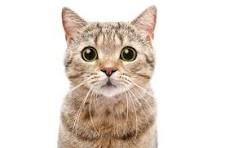
#> input picture image.jpg, 225 x 148 px
$ jupyter execute lab_1_2110592_CV.ipynb   (shell and % lines are left out)
#> lines starting #> are read from the running program, lines starting #| are printed output that depends on the picture; after the words box and inside, x2 and y2 are one past the last pixel; in counts of white or black regions, pixels touching at a corner belong together
[cell 1]
import cv2
import numpy as np
from skimage.io import imread
import matplotlib.pyplot as plt

[cell 2]
img = imread('image.jpg')
#> img is the input picture: shape (148, 225, 3); mean R, G, B 228.8, 219.1, 210.7

[cell 3]
gray_img = cv2.cvtColor(img, cv2.COLOR_BGR2GRAY)
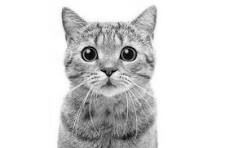
#> gray_img: shape (148, 225); min 1, max 255, mean 217.7

[cell 4]
plt.imshow(gray_img, cmap='gray')
plt.show()

cv2.imwrite('gray_image.jpg', gray_img)
#> Out = True

[cell 5]
import cv2
img = cv2.imread('image.jpg')
resized = cv2.resize(img, (100, 100))
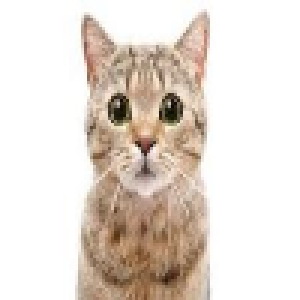
#> resized: shape (100, 100, 3) (shown 3 times larger); mean B, G, R 210.7, 219.1, 228.8
cv2.imwrite('resized.jpg', resized)
#> Out = True

[cell 6]
import cv2
import numpy as np
from PIL import Image
import scipy.ndimage

[cell 7]
import cv2
img = cv2.imread('image.jpg')

[cell 8]
from PIL import Image
img = Image.open('image.jpg')

[cell 9]
img.save('new_image.jpg')

[cell 10]
import matplotlib.pyplot as plt

plt.imshow(img)
plt.show()

[cell 11]
img = cv2.imread('image.jpg')
resized = cv2.resize(img, (100, 200))
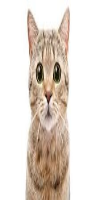
#> resized: shape (200, 100, 3); mean B, G, R 210.7, 219.1, 228.8

[cell 12]
from PIL import Image

img = Image.open('image.jpg')
resized = img.resize((100, 100)) # pixels
#> resized: PIL image 100x100 RGB
resized = img.resize((50, 50)) # 50% scale
#> resized: PIL image 50x50 RGB

[cell 13]
box = (50, 50, 150, 150)
cropped = img.crop(box)
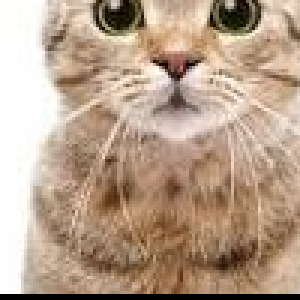
#> cropped: PIL image 100x100 RGB (shown 3 times larger); mean R, G, B 183.8, 160.1, 139.3

[cell 14]
# Rotate the image 90 degrees
rotated90 = img.rotate(90)
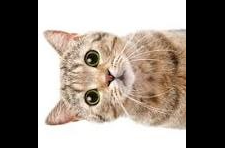
#> rotated90: PIL image 225x148 RGB; mean R, G, B 141.5, 131.8, 123.4

# Flip the image left to right
flipped = img.transpose(Image.FLIP_LEFT_RIGHT)
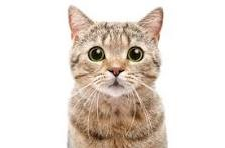
#> flipped: PIL image 225x148 RGB; mean R, G, B 228.8, 219.1, 210.7

# If you want to convert back to NumPy array
rotated90_array = np.array(rotated90)
flipped_array = np.array(flipped)

[cell 15]
image = cv2.imread('image.jpg')
blurred = cv2.GaussianBlur(image, (15, 15), 0)
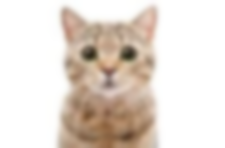
#> blurred: shape (148, 225, 3); mean B, G, R 210.7, 219.1, 228.8
cv2.imwrite('blurred.jpg', blurred)
#> Out = True

[cell 16]
image = cv2.imread('image.jpg')
kernel = np.array([[0, -1, 0],
                   [-1, 5,-1],
                   [0, -1, 0]])
sharpened = cv2.filter2D(image, -1, kernel)
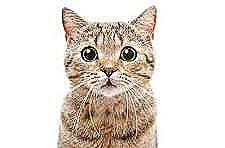
#> sharpened: shape (148, 225, 3); mean B, G, R 210.9, 218.4, 226.9

[cell 17]
image = cv2.imread('image.jpg')
edges = cv2.Canny(image, 100, 200)
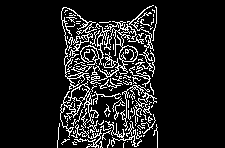
#> edges: shape (148, 225); 11.6% white in thin lines or dots, all inside (x1, y1, x2, y2) = (57, 5, 158, 148)
cv2.imwrite('canny_edges.jpg', edges)
#> Out = True

[cell 18]
img = cv2.imread('image.jpg', 0)
#> img: shape (148, 225); min 0, max 255, mean 221
ret, thresh = cv2.threshold(img, 127, 255, cv2.THRESH_BINARY)
#> thresh: shape (148, 225); 93.4% white; 110 black regions (97 under 20 px), largest, box (x1, y1, x2, y2) and area: (77, 108, 149, 148) 907, (119, 46, 137, 61) 200, (81, 46, 99, 62) 190

[cell 19]
thresh_adapt = cv2.adaptiveThreshold(img, 255, cv2.ADAPTIVE_THRESH_MEAN_C,
                                    cv2.THRESH_BINARY, 11, 2)
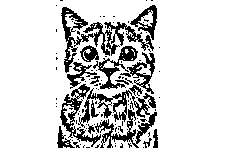
#> thresh_adapt: shape (148, 225); 82.2% white; 106 black regions (88 under 20 px), largest, box (x1, y1, x2, y2) and area: (78, 88, 157, 148) 1474, (61, 7, 120, 73) 949, (60, 84, 101, 147) 650
